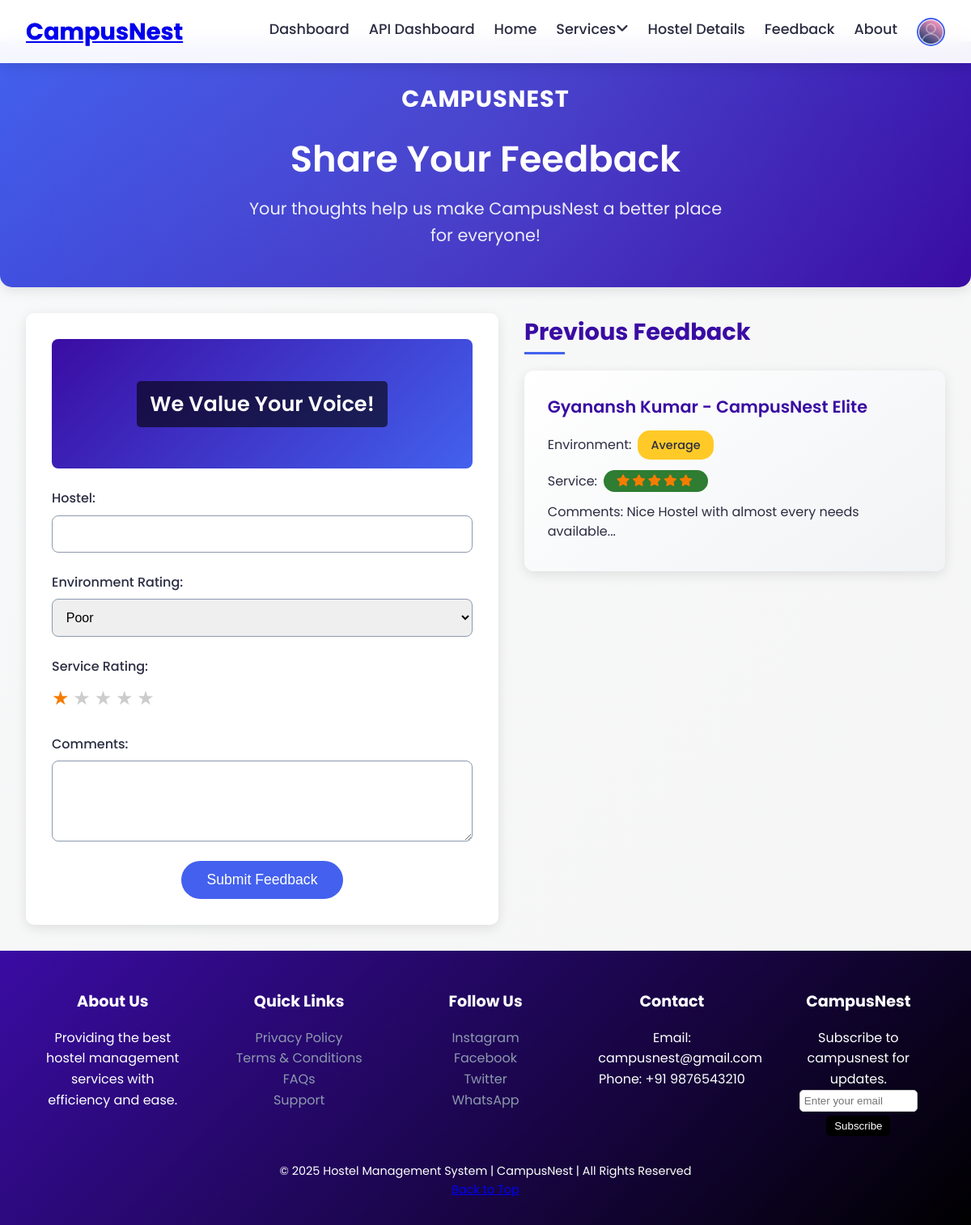
Before: /feedback/ (signed in) with the older database file.
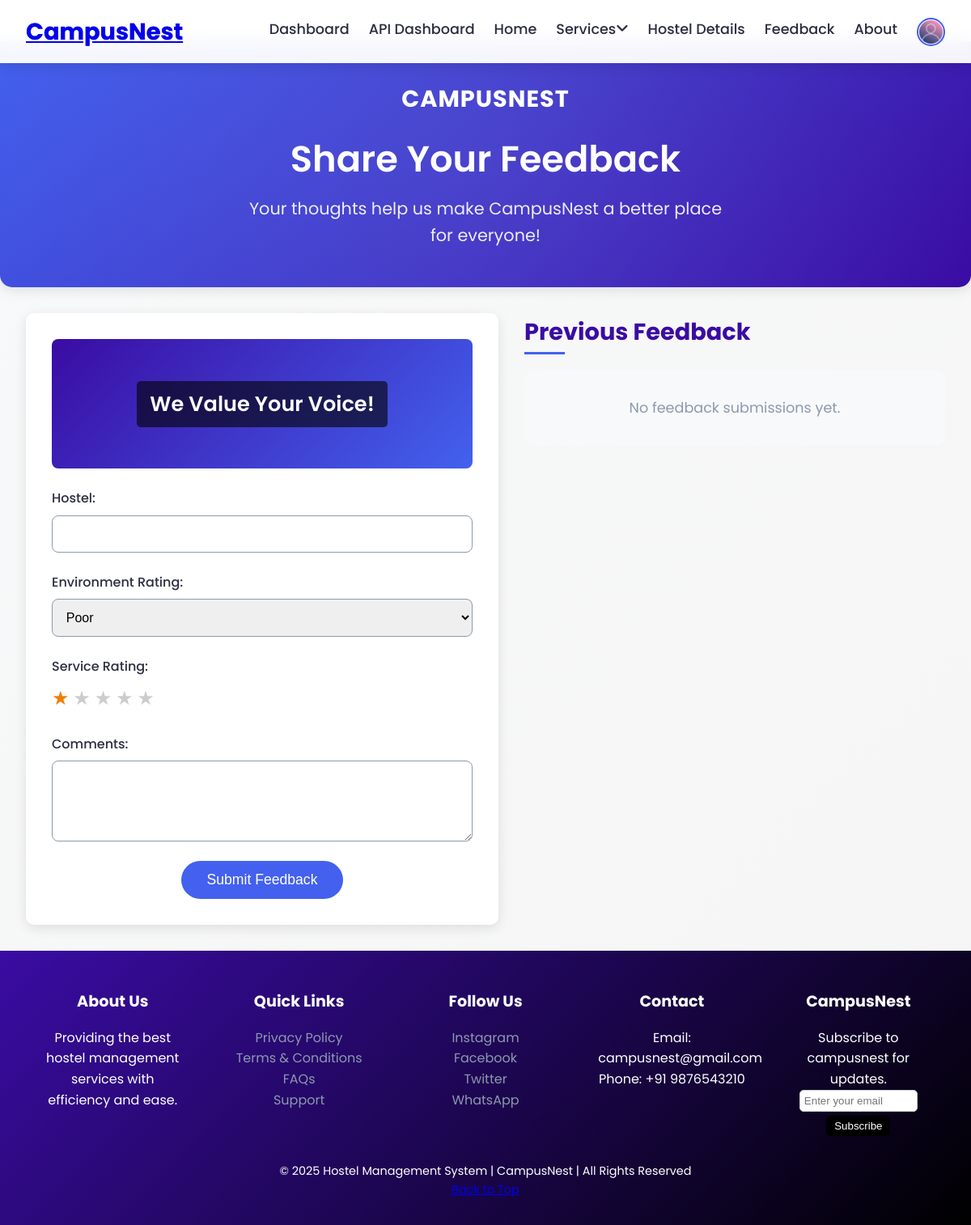
After: the same page with the newer database file.
### Hostels/models.py (models this page shows, shortened)
class Feedback(models.Model):
    user = models.ForeignKey(CustomUser, on_delete=models.SET_NULL, null=True)
    environment_rating = models.CharField(max_length=20)
    service_rating = models.IntegerField()
    comments = models.TextField()
    hostel = models.CharField(max_length=50)
    submitted_at = models.DateTimeField(auto_now_add=True)

class CustomUser(AbstractUser):
    username = None  # Remove username field
    email = models.EmailField(unique=True)
    roll_number = models.CharField(max_length=20, blank=True, null=True,unique=True)  # Optional field
    USERNAME_FIELD = 'email'
    REQUIRED_FIELDS = ['first_name', 'last_name','roll_number']  # roll_number is optional
    objects = CustomUserManager()

### Hostels/views.py (the view)
# urls.py: path('feedback/', views.feedback, name='feedback'),
@login_required
def feedback(request):
    if request.method == 'POST':
        form = FeedbackForm(request.POST)
        if form.is_valid():
            feedback = form.save(commit=False)
            feedback.user = request.user
            feedback.save()
            messages.success(request, 'Thank you for your feedback!')
            return redirect('feedback')
    else:
        form = FeedbackForm()
    feedbacks = Feedback.objects.all().order_by('-submitted_at')
    return render(request, 'Rooms_feedback.html', {
        'form': form,
        'feedbacks': feedbacks
    })

### Hostels/forms.py
class FeedbackForm(forms.ModelForm):
    ENVIRONMENT_RATINGS = [
        ('poor', 'Poor'),
        ('average', 'Average'),
        ('good', 'Good'),
    ]
    environment_rating = forms.ChoiceField(choices=ENVIRONMENT_RATINGS)
    service_rating = forms.ChoiceField(choices=[(i, str(i)) for i in range(1, 6)])
    class Meta:
        model = Feedback
        fields = ['hostel', 'environment_rating', 'service_rating', 'comments']
        widgets = {
            'comments': forms.Textarea(attrs={'rows': 4}),
        }

### Hostels/templates/Rooms_feedback.html (shortened to what this page needs)
{% extends 'Rooms_base.html' %}
{% load static %}
{% block content %}
<link rel="stylesheet" href="{% static 'css/Rooms_feedback.css' %}">
<br><br>
<section class="feedback-header">
    <div class="header-content">
        <div class="header-logo-text">CampusNest</div>
        <h1>Share Your Feedback</h1>
        <p>Your thoughts help us make CampusNest a better place for everyone!</p>
    </div>
</section>
<div class="feedback-container">
    <div class="form-section">
        <div class="form-image">
            <div class="form-tagline">We Value Your Voice!</div>
        </div>
        <form method="POST" class="feedback-form">
            <div class="form-group">
                <label for="{{ form.hostel.id_for_label }}">Hostel:</label>
                {{ form.hostel }}
            </div>
            <div class="form-group">
                <label for="{{ form.environment_rating.id_for_label }}">Environment Rating:</label>
                {{ form.environment_rating }}
            </div>
            <div class="form-group">
                <label for="{{ form.service_rating.id_for_label }}">Service Rating:</label>
                <div class="star-rating-input">
                    <div class="star-display" aria-live="polite">
                        {% for i in "12345" %}
                        <span class="star" data-value="{{ i }}" aria-label="Rate {{ i }} stars">★</span>
                        {% endfor %}
                    </div>
                </div>
            </div>
            <div class="form-group">
                <label for="{{ form.comments.id_for_label }}">Comments:</label>
                {{ form.comments }}
            </div>
            <button type="submit" class="submit-btn">Submit Feedback</button>
        </form>
    </div>
    <div class="feedback-list-section">
        <h2>Previous Feedback</h2>
        <div class="feedback-list">
            {% for feedback in feedbacks %}
            <div class="feedback-item">
                <h4>{{ feedback.user.get_full_name }} - {{ feedback.hostel }}</h4>
                <p class="rating-container">
                    Environment:
                    <span class="rating rating-{{ feedback.environment_rating|lower }}" aria-label="Environment Rating: {{ feedback.environment_rating }}">
                        {{ feedback.environment_rating }}
                    </span>
                </p>
                <p class="rating-container">
                    Service:
                    <span class="rating rating-{{ feedback.service_rating }}" aria-label="Service Rating: {{ feedback.service_rating }} out of 5">
                        {% for i in "12345" %}
                        <i class="fas fa-star {% if forloop.counter <= feedback.service_rating %}filled{% else %}empty{% endif %}" aria-hidden="true"></i>
                        {% endfor %}
                    </span>
                </p>
                <p class="comments">Comments: {{ feedback.comments }}</p>
            </div>
            {% empty %}
            <p class="no-feedback">No feedback submissions yet.</p>
            {% endfor %}
        </div>
    </div>
</div>
{% endblock %}

Changed rows visible on the page:
removed Feedback: user.get_full_name "Gyanansh Kumar", hostel "CampusNest Elite", environment_rating "Average", service_rating 5 (drawn), comments "Nice Hostel with almost every needs available..."
Other visible differences:
text now shown: "No feedback submissions yet."
